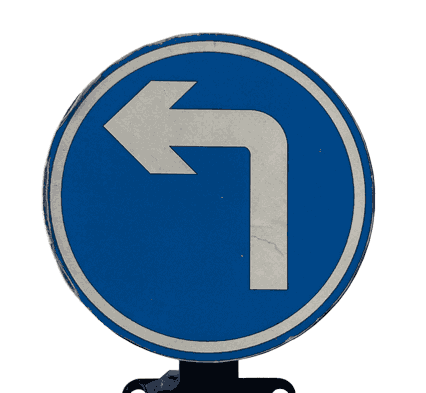
#> input picture left.png, 426 x 393 px
$ python -i candidate_detection.py   (imports and definitions only)
#> lines starting #> are read from the running program, lines starting #| are printed output that depends on the picture; after the words box and inside, x2 and y2 are one past the last pixel; in counts of white or black regions, pixels touching at a corner belong together
#> further down, picture is the input picture: shape (393, 426, 3); mean B, G, R 190.3, 169.4, 146.1
import cv2
import numpy as np


def expand_box(x, y, w, h, frame_shape, scale=0.45):
    H, W = frame_shape[:2]

    pad_x = int(w * scale)
    pad_y = int(h * scale)

    x1 = max(0, x - pad_x)
    y1 = max(0, y - pad_y)
    x2 = min(W, x + w + pad_x)
    y2 = min(H, y + h + pad_y)

    return x1, y1, x2 - x1, y2 - y1


def filter_contours(mask, color_label, frame_shape, min_area=120):
    candidates = []
    contours, _ = cv2.findContours(mask, cv2.RETR_EXTERNAL, cv2.CHAIN_APPROX_SIMPLE)

    for cnt in contours:
        area = cv2.contourArea(cnt)

        if area < min_area:
            continue

        x, y, w, h = cv2.boundingRect(cnt)

        if w < 10 or h < 10:
            continue

        aspect_ratio = w / float(h)

        if aspect_ratio < 0.45 or aspect_ratio > 2.2:
            continue

        perimeter = cv2.arcLength(cnt, True)
        approx = cv2.approxPolyDP(cnt, 0.03 * perimeter, True)
        sides = len(approx)

        area_box = w * h
        extent = area / float(area_box)

        x, y, w, h = expand_box(x, y, w, h, frame_shape, scale=0.45)

        if color_label == "red":
            # STOP: rojo + forma casi cuadrada/octagonal
            if 6 <= sides <= 12 and 0.75 <= aspect_ratio <= 1.25:
                candidates.append((x, y, w, h, "red_stop"))

            # Trabajadores: rojo + forma triangular
            elif 3 <= sides <= 5 and 0.75 <= aspect_ratio <= 1.35:
                candidates.append((x, y, w, h, "red_triangle"))

            # Fallback: si no sabemos, dejamos que template matching decida
            else:
                candidates.append((x, y, w, h, "red"))

        elif color_label == "blue":
            # Señales circulares azules
            if aspect_ratio >= 0.55 and aspect_ratio <= 1.55 and extent > 0.35:
                candidates.append((x, y, w, h, "blue"))

    return candidates


def detect_candidates(frame):
    hsv = cv2.cvtColor(frame, cv2.COLOR_BGR2HSV)
#> hsv: shape (393, 426, 3); mean H, S, V 44.8, 95.3, 191.7

    lower_red_1 = np.array([0, 80, 60])
    upper_red_1 = np.array([12, 255, 255])

    lower_red_2 = np.array([165, 80, 60])
    upper_red_2 = np.array([180, 255, 255])

    # Azul
    lower_blue = np.array([85, 60, 40])
    upper_blue = np.array([135, 255, 255])

    mask_red_1 = cv2.inRange(hsv, lower_red_1, upper_red_1)
#> mask_red_1: shape (393, 426); every value is 0
    mask_red_2 = cv2.inRange(hsv, lower_red_2, upper_red_2)
    mask_red = cv2.bitwise_or(mask_red_1, mask_red_2)

    mask_blue = cv2.inRange(hsv, lower_blue, upper_blue)
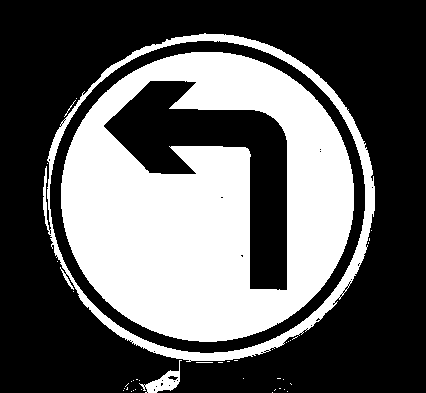
#> mask_blue: shape (393, 426); 36.5% white; 41 white regions (37 under 20 px), largest, box (x1, y1, x2, y2) and area: (61, 52, 354, 342) 52883, (43, 33, 375, 362) 7612, (139, 360, 182, 393) 477, (64, 100, 76, 117) 20

    kernel_small = np.ones((3, 3), np.uint8)
    kernel_big = np.ones((5, 5), np.uint8)

    mask_red = cv2.morphologyEx(mask_red, cv2.MORPH_CLOSE, kernel_big)
    mask_red = cv2.dilate(mask_red, kernel_small, iterations=1)

    mask_blue = cv2.morphologyEx(mask_blue, cv2.MORPH_CLOSE, kernel_big)
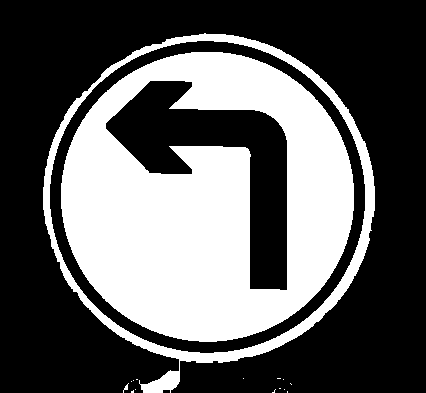
#> mask_blue: shape (393, 426); 36.8% white; 16 white regions (13 under 20 px), largest, box (x1, y1, x2, y2) and area: (61, 52, 354, 342) 52921, (43, 33, 375, 393) 8708, (123, 383, 129, 393) 21
    mask_blue = cv2.dilate(mask_blue, kernel_small, iterations=1)
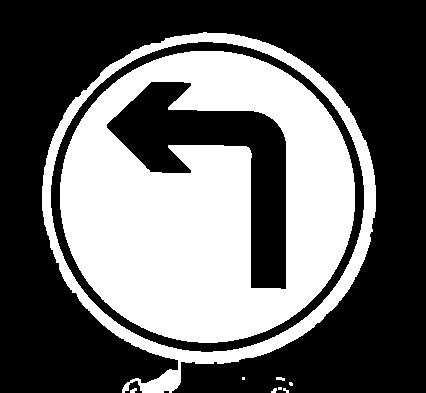
#> mask_blue: shape (393, 426); 39.8% white; 9 white regions (4 under 20 px)

    candidates_red = filter_contours(mask_red, "red", frame.shape, min_area=50)
#> in filter_contours, `contours, _ = cv2.findContours(mask, cv2.RETR_EXTERNAL, cv2.CHAIN_APPR..`: contours = []
#> candidates_red = []
    candidates_blue = filter_contours(mask_blue, "blue", frame.shape, min_area=180)
#> in filter_contours (call 2), `contours, _ = cv2.findContours(mask, cv2.RETR_EXTERNAL, cv2.CHAIN_APPR..`: contours = 8 contours, 7 with area under 20; largest, box (x1, y1, x2, y2) and area: (42, 32, 376, 393) 86741
#> the loop in filter_contours (call 2), `for cnt in contours:` made 8 passes
#> (area, x, y, w, h, aspect_ratio, perimeter, sides) on pass 8: (86741, 0, 0, 426, 393, 0.925, 1311.8, 8)
#> candidates_blue = [(0, 0, 426, 393, 'blue')]

    candidates = candidates_red + candidates_blue
#> candidates = [(0, 0, 426, 393, 'blue')]

    return candidates, mask_red, mask_blue, mask_red

>>> import cv2
>>> picture = cv2.imread('../left.png')
>>> result = detect_candidates(picture)

$ run again, on stop.png
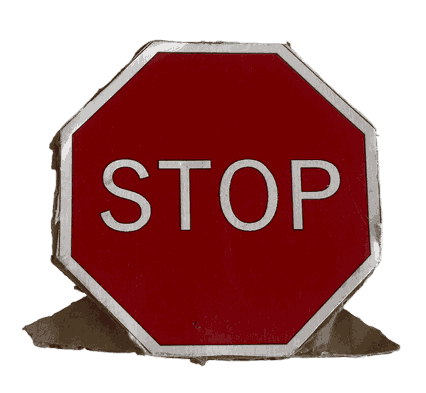
#> input picture stop.png, 426 x 393 px
#> picture is the input picture: shape (393, 426, 3); mean B, G, R 135.4, 135.7, 181.4
#> hsv: shape (393, 426, 3); mean H, S, V 24.2, 107, 181.4
#> in detect_candidates, `mask_red_1 = cv2.inRange(hsv, lower_red_1, upper_red_1)`:
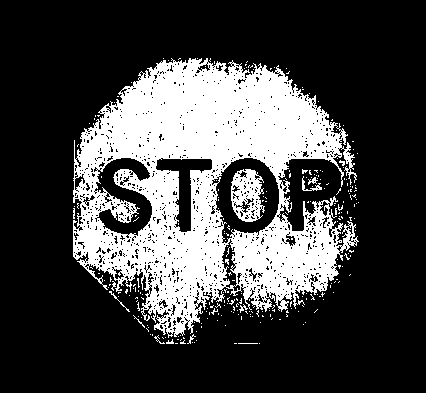
#> mask_red_1: shape (393, 426); 26.6% white; 263 white regions (250 under 20 px), largest, box (x1, y1, x2, y2) and area: (73, 58, 359, 338) 42302, (231, 169, 265, 222) 1118, (302, 176, 322, 191) 80
#> mask_red_2: shape (393, 426); 12.3% white; 961 white regions (927 under 20 px), largest, box (x1, y1, x2, y2) and area: (72, 53, 370, 345) 14670, (301, 168, 330, 191) 430, (212, 160, 272, 243) 400
#> mask_blue: shape (393, 426); every value is 0
#> in detect_candidates, `mask_red = cv2.dilate(mask_red, kernel_small, iterations=1)`:
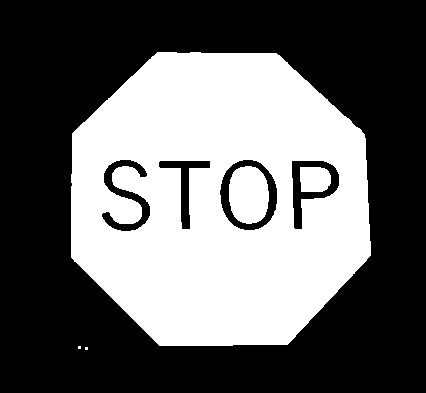
#> mask_red: shape (393, 426); 40.6% white; 5 white regions (2 under 20 px)
#> contours = 3 contours, 2 with area under 20; largest, box (x1, y1, x2, y2) and area: (71, 52, 371, 346) 71807
#> the loop in filter_contours, `for cnt in contours:` made 3 passes
#> (area, x, y, w, h, aspect_ratio, perimeter, sides) on pass 3: (71807, 0, 0, 426, 393, 1.02, 990, 8)
#> after the loop in filter_contours, `for cnt in contours:`: candidates = [(0, 0, 426, 393, 'red_stop')]
#> candidates_blue = []
#> in detect_candidates, `candidates = candidates_red + candidates_blue`: candidates = [(0, 0, 426, 393, 'red_stop')]

$ run again, on straight.png
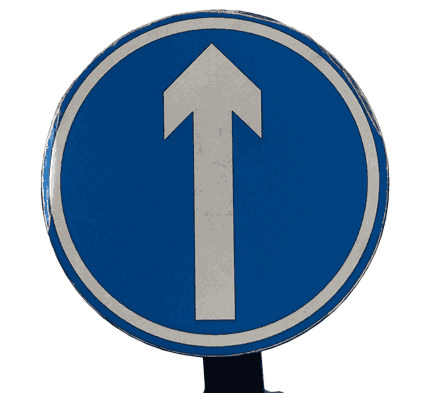
#> input picture straight.png, 426 x 393 px
#> picture is the input picture: shape (393, 426, 3); mean B, G, R 182.2, 158.6, 134.2
#> hsv: shape (393, 426, 3); mean H, S, V 49, 107.1, 183.7
#> mask_red_1: shape (393, 426); every value is 0
#> in detect_candidates, `mask_blue = cv2.inRange(hsv, lower_blue, upper_blue)`:
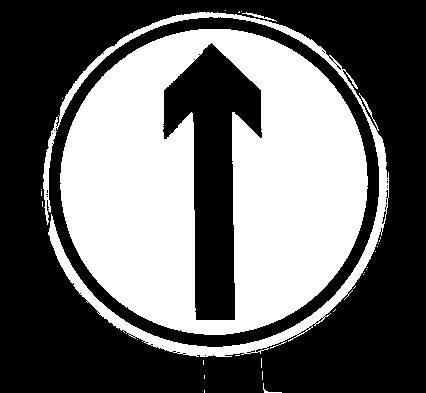
#> mask_blue: shape (393, 426); 41.1% white; 29 white regions (25 under 20 px), largest, box (x1, y1, x2, y2) and area: (60, 29, 368, 335) 60705, (43, 12, 389, 357) 7981, (242, 12, 277, 22) 70, (263, 383, 282, 393) 32
#> in detect_candidates, `mask_blue = cv2.dilate(mask_blue, kernel_small, iterations=1)`:
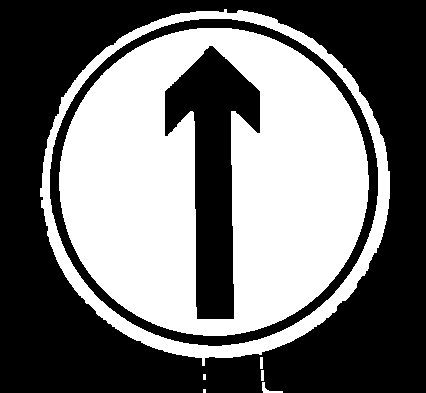
#> mask_blue: shape (393, 426); 44.5% white; 7 white regions (2 under 20 px)
#> contours = []
#> contours = 6 contours, 2 with area under 20; largest, box (x1, y1, x2, y2) and area: (40, 9, 390, 366) 95049, (262, 382, 283, 393) 46, (260, 357, 263, 369) 22, (261, 370, 264, 381) 20
#> the loop in filter_contours (call 2), `for cnt in contours:` made 6 passes
#> (cnt, area) on passes 4 to 5: ([[261, 370], [261, 380], [263, 380], [263, 370]], 20), ([[260, 357], [260, 368], [262, 368], [262, 357]], 22)
#> candidates_blue = [(0, 0, 426, 393, 'blue')]
